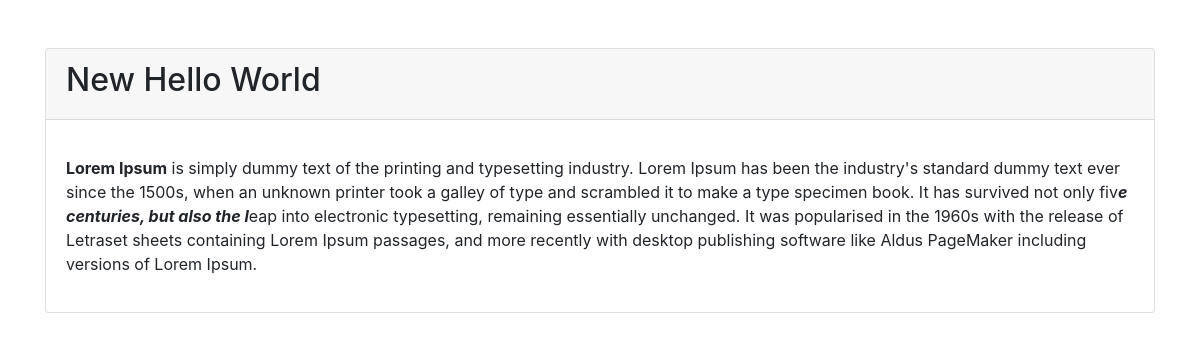
The page /content.php?id=1 on the database its author committed.
### tables this page shows
CREATE TABLE `posts` (
  `content_id` int(20) NOT NULL,
  `user_id` int(10) NOT NULL,
  `content_title` text NOT NULL,
  `content_body` text NOT NULL,
  `created_at` timestamp(6) NOT NULL DEFAULT current_timestamp(6),
  `pdf` varchar(255) NOT NULL
);

### content.php (the view, shortened to what this page needs)
<?php
include 'db/function.php';
	$id= $_GET['id'];
	$sql= "SELECT * FROM posts where content_id='$id' ";
	$data= $conn -> query($sql);
	$f_d = $data -> fetch_assoc();
?>
<!DOCTYPE html>
<html lang="en">
<head>
    <link rel="stylesheet" href="assets/css/fontawesome/css/all.css">
    <link rel="stylesheet" href="assets/css/bootstrap.min.css">
    <link rel="stylesheet" href="assets/css/style.css">
    <link rel="stylesheet" href="assets/css/home.css">
</head>
<body>
	<div class="container">
		<div class="card mt-5">
			<div class="card-header">
				<h2><?php echo $f_d['content_title'];  ?></h2>
			</div>
			<div class="card-body">
				<p><?php echo $f_d['content_body'];  ?></p>
			</div>
		</div>
	</div>
</body>
</html>

### assets/css/style.css (style rules this page uses)
* { margin: 0; padding: 0; }

### rows shown on the page
posts: content_title "New Hello World", content_body "Lorem Ipsum is simply dummy text of the printing and typesetting industry. Lorem Ipsum has been the industry's standard dummy text ever since the 1500s, when an unknown printer took a galley of type and scrambled it to make a type specimen book. It has survived not only fiv e centuries, but also the l eap into electronic typesetting, remaining essentially unchanged. It was popularised in the 1960s with the release of Letraset sheets containing Lorem Ipsum passages, and more recently with desktop publishing software like Aldus PageMaker including versions of Lorem Ipsum."
